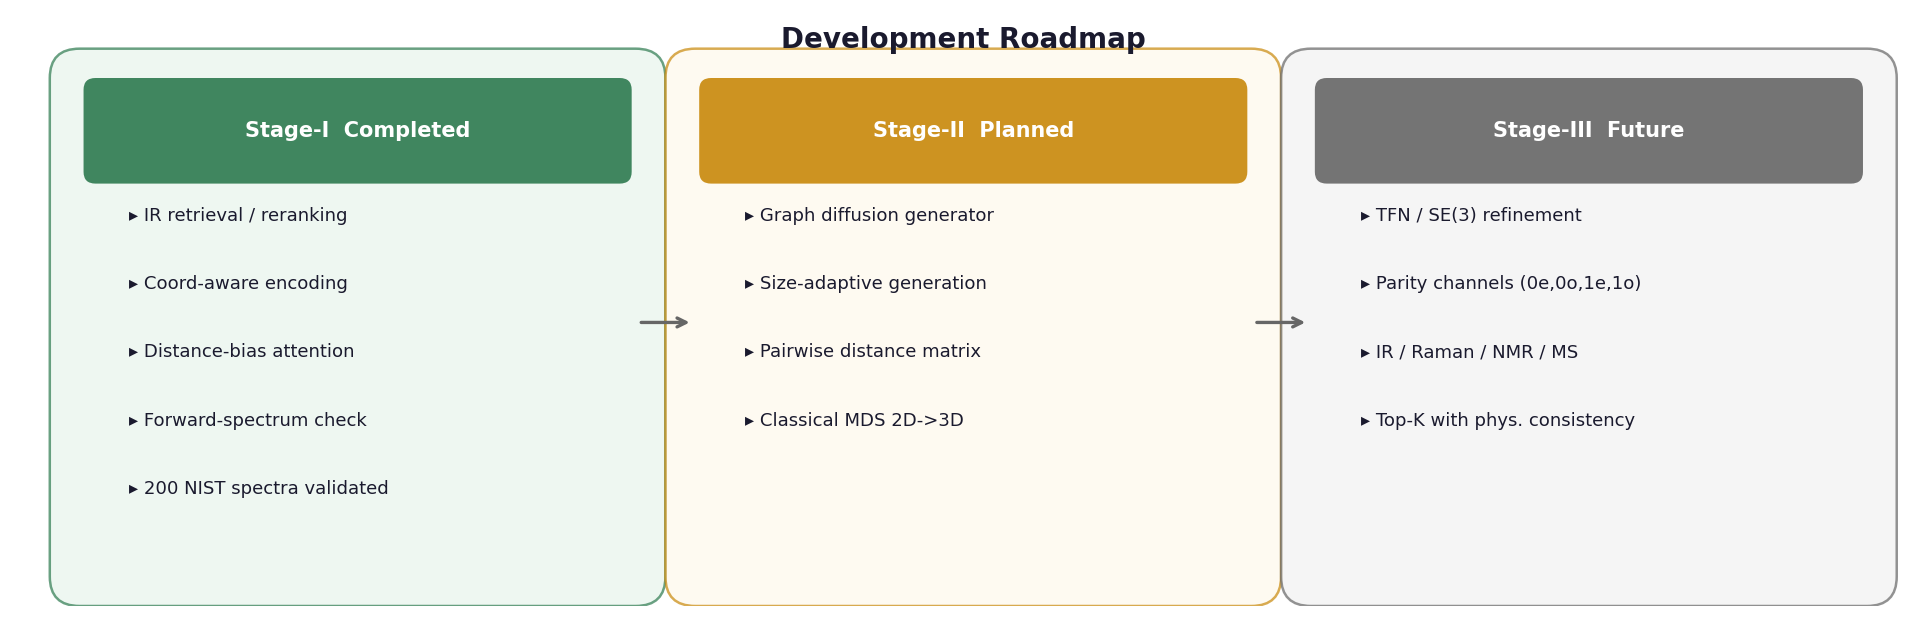

Reproduce this figure in Python.
"""Figure 3: Development Roadmap.
Three-stage compact roadmap: Completed -> Planned -> Future.
"""
import matplotlib
matplotlib.use("Agg")
import matplotlib.pyplot as plt
import matplotlib.patches as mpatches
from matplotlib.patches import FancyBboxPatch
import numpy as np

plt.rcParams.update({
    "font.family": "sans-serif",
    "font.sans-serif": ["DejaVu Sans", "Arial", "Helvetica", "sans-serif"],
    "font.size": 8,
    "svg.fonttype": "none",
    "pdf.fonttype": 42,
})

FIG_W = 9.5
FIG_H = 3.0

fig, ax = plt.subplots(figsize=(FIG_W, FIG_H))
ax.set_xlim(0, 9.5)
ax.set_ylim(0, 3.0)
ax.axis("off")

C_DARK = "#1a1a2e"
C_BLUE = "#2c5f8a"
C_GREEN = "#2d7a4f"
C_AMBER = "#c8880a"
C_GREY = "#666666"
C_LIGHT_GREY = "#aaaaaa"
C_BG_CARD = "#f5f8fc"

# ── Three stage cards ──
card_data = [
    {
        "x": 0.3, "w": 2.8, "title": "Stage-I  Completed",
        "color": C_GREEN, "bg": "#e8f5ec",
        "items": [
            "IR retrieval / reranking",
            "Coord-aware encoding",
            "Distance-bias attention",
            "Forward-spectrum check",
            "200 NIST spectra validated",
        ]
    },
    {
        "x": 3.4, "w": 2.8, "title": "Stage-II  Planned",
        "color": C_AMBER, "bg": "#fef8ec",
        "items": [
            "Graph diffusion generator",
            "Size-adaptive generation",
            "Pairwise distance matrix",
            "Classical MDS 2D->3D",
        ]
    },
    {
        "x": 6.5, "w": 2.8, "title": "Stage-III  Future",
        "color": C_GREY, "bg": "#f2f2f2",
        "items": [
            "TFN / SE(3) refinement",
            "Parity channels (0e,0o,1e,1o)",
            "IR / Raman / NMR / MS",
            "Top-K with phys. consistency",
        ]
    },
]

for c in card_data:
    # Card background
    card = FancyBboxPatch(
        (c["x"], 0.15), c["w"], 2.55,
        boxstyle="round,pad=0.15",
        facecolor=c["bg"], edgecolor=c["color"], linewidth=0.9, alpha=0.7, zorder=1
    )
    ax.add_patch(card)
    # Card header
    header = FancyBboxPatch(
        (c["x"] + 0.08, 2.22), c["w"] - 0.16, 0.42,
        boxstyle="round,pad=0.06",
        facecolor=c["color"], edgecolor="none", alpha=0.9, zorder=3
    )
    ax.add_patch(header)
    ax.text(c["x"] + c["w"]/2, 2.43, c["title"], ha="center", va="center",
            fontsize=7.5, fontweight="bold", color="white", zorder=4)
    # Items
    for j, item in enumerate(c["items"]):
        y = 2.0 - j * 0.35
        ax.text(c["x"] + 0.25, y, "▸ " + item, fontsize=6.5, color=C_DARK,
                va="center", zorder=4)

# Arrows between cards
for x_src, x_dst in [(3.1, 3.4), (6.2, 6.5)]:
    ax.annotate("", xy=(x_dst, 1.45), xytext=(x_src, 1.45),
                arrowprops=dict(arrowstyle="->", color=C_GREY, lw=1.2), zorder=2)

# ── Title ──
ax.text(4.75, 2.9, "Development Roadmap", ha="center", va="center",
        fontsize=10, fontweight="bold", color=C_DARK)

fig.tight_layout(pad=0.3)
out = "02_demo_document/latex/figures/fig3_roadmap.pdf"
fig.savefig(out, dpi=300, bbox_inches="tight", facecolor="white", edgecolor="none")
fig.savefig(out.replace(".pdf", ".png"), dpi=200, bbox_inches="tight",
            facecolor="white", edgecolor="none")
plt.close(fig)
print(f"Saved {out}")
